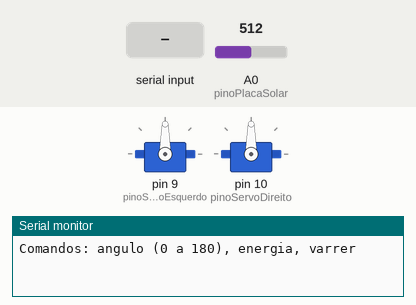
Recording of a sketch running on a simulated Arduino Uno, built with avr-gcc and run on an emulated ATmega328P. Shown: 2 × servo, the last lines printed to the serial monitor. Inputs (shaded band) come from the test bench; at power-on: A0 (pinoPlacaSolar) = 512.

Above: at 1.2 s.
1.3 s: "varrer\n" received over Serial
At 1.75 s:
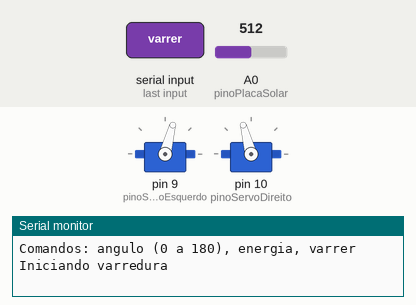
4.3 s: "30,150\n" received over Serial
At 5.3 s:
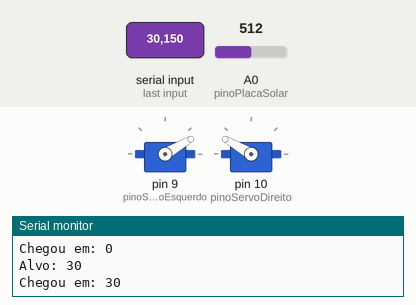
5.8 s: "90,45\n" received over Serial
At 6.25 s:
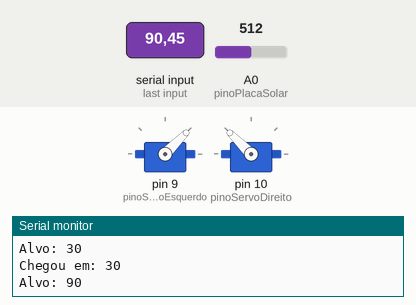
8.8 s: "200\n" received over Serial
At 11.79 s:
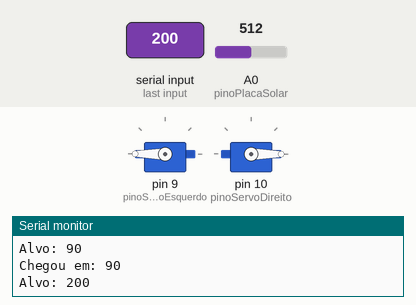
11.8 s: "90\n" received over Serial
At 12.47 s:
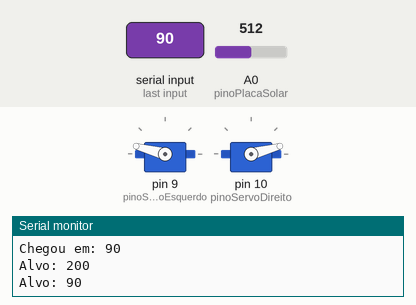
Timing chart, 0 to 15.8 s (numbered marks = the images above; inputs shaded):
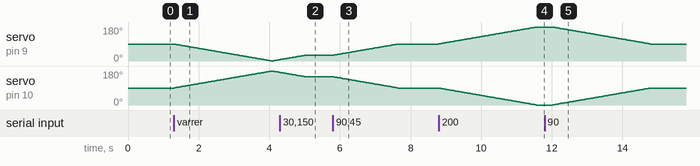

Measured:
- after the input at 1.3 s, servo on pin 10 (pinoServoDireito): rises from 90° to 180° in 2.8 s, then falls to 173° in 0.22 s
- after the input at 4.3 s, servo on pin 9 (pinoServoEsquerdo): goes on until 5.0 s, then stays 30°; servo on pin 10 (pinoServoDireito): goes on until 5.0 s, then stays 150°
- after the input at 5.8 s, servo on pin 9 (pinoServoEsquerdo): moves from 30° to 90° over 1.8 s, starting at once; servo on pin 10 (pinoServoDireito): moves from 150° to 90° over 1.8 s, starting at once
- after the input at 8.8 s, servo on pin 9 (pinoServoEsquerdo): moves from 90° to 180° over 2.8 s, starting at once; servo on pin 10 (pinoServoDireito): moves from 90° to 0° over 2.8 s, starting at once
- after the input at 11.8 s, servo on pin 9 (pinoServoEsquerdo): moves from 180° to 90° over 2.8 s, starting after 0.23 s; servo on pin 10 (pinoServoDireito): moves from 0° to 90° over 2.8 s, starting after 0.23 s

The sketch:

Meta2_PainelSolar.ino
```cpp
#include <Servo.h>

int pinoServoEsquerdo = 9;
int pinoServoDireito = 10;
int anguloMinimo = 0;
int anguloMaximo = 180;
unsigned long intervaloEntrePassos = 30;
unsigned long instanteAnterior = 0;
Servo servoEsquerdo;
Servo servoDireito;
int anguloAtual = 90;
int anguloAlvo = 90;
//0 = parada (controle manual)
//1 = indo para o 0 (posição inicial da varredura)
//2 = indo do 0 ao 180
int etapaVarredura = 0;
int pinoPlacaSolar = A0;
int tensaoMaximaMv = 5000;
int maiorTensao = 0;
int melhorAngulo = 90;

int numeroDeEnergias = 20;
unsigned long intervaloEntreEnergias = 1;
unsigned long instanteUltimaEnergia = 0;
unsigned long somaEnergias = 0;
int energiasLidas = 0;
int tensaoMedia = 0;

void moverParaAngulo(int angulo) {
  servoEsquerdo.write(angulo);
  servoDireito.write(180 - angulo);
}

void lerComandoSerial() {
  if (Serial.available() > 0) {
    String texto = Serial.readStringUntil('\n');
    texto.trim();
    if (texto == "energia") {
      Serial.println("Tensao: " + String(tensaoMedia) + " mV");
    }
    else if (texto == "varrer") {
      iniciarVarredura();
    }
    else {
      anguloAlvo = texto.toInt();
      etapaVarredura = 0;
      Serial.println("Alvo: " + String(anguloAlvo));
    }
  }
}

void atualizarServos() {
  if (anguloAtual != anguloAlvo && millis() - instanteAnterior > intervaloEntrePassos) {
    instanteAnterior = millis();
    if (anguloAlvo > anguloAtual) {
      anguloAtual = anguloAtual + 1;
    }
    else {
      anguloAtual = anguloAtual - 1;
    }
    moverParaAngulo(anguloAtual);

    if (anguloAtual == anguloAlvo) {
      Serial.println("Chegou em: " + String(anguloAtual));
    }

    if (etapaVarredura == 2) {
      if (tensaoMedia > maiorTensao) {
        maiorTensao = tensaoMedia;
        melhorAngulo = anguloAtual;
      }
    }
  }
}

void lerTensaoPlaca() {
  if (millis() - instanteUltimaEnergia >= intervaloEntreEnergias) {
    instanteUltimaEnergia = millis();
    somaEnergias = somaEnergias + analogRead(pinoPlacaSolar);
    energiasLidas = energiasLidas + 1;

    if (energiasLidas == numeroDeEnergias) {
      int leituraMedia = somaEnergias / numeroDeEnergias;
      tensaoMedia = map(leituraMedia, 0, 1023, 0, tensaoMaximaMv);
      somaEnergias = 0;
      energiasLidas = 0;
    }
  }
}

void iniciarVarredura() {
  anguloAlvo = anguloMinimo;
  etapaVarredura = 1;
  Serial.println("Iniciando varredura");
}

void atualizarVarredura() {
  if (etapaVarredura == 1 && anguloAtual == anguloMinimo) {
    maiorTensao = tensaoMedia;
    melhorAngulo = anguloMinimo;
    anguloAlvo = anguloMaximo;
    etapaVarredura = 2;
  }
  if (etapaVarredura == 2 && anguloAtual == anguloMaximo) {
    Serial.println("Melhor angulo: " + String(melhorAngulo) + " (" + String(maiorTensao) + " mV)");
    anguloAlvo = melhorAngulo;
    etapaVarredura = 0;
  }
}


void setup() {
  Serial.begin(9600);
  Serial.setTimeout(10);
  servoEsquerdo.attach(pinoServoEsquerdo);
  servoDireito.attach(pinoServoDireito);
  pinMode(pinoPlacaSolar, INPUT);
  moverParaAngulo(anguloAtual);
  Serial.println("Comandos: angulo (0 a 180), energia, varrer");
}


void loop() {
  lerTensaoPlaca();
  lerComandoSerial();
  atualizarServos();
  atualizarVarredura();
}
```
